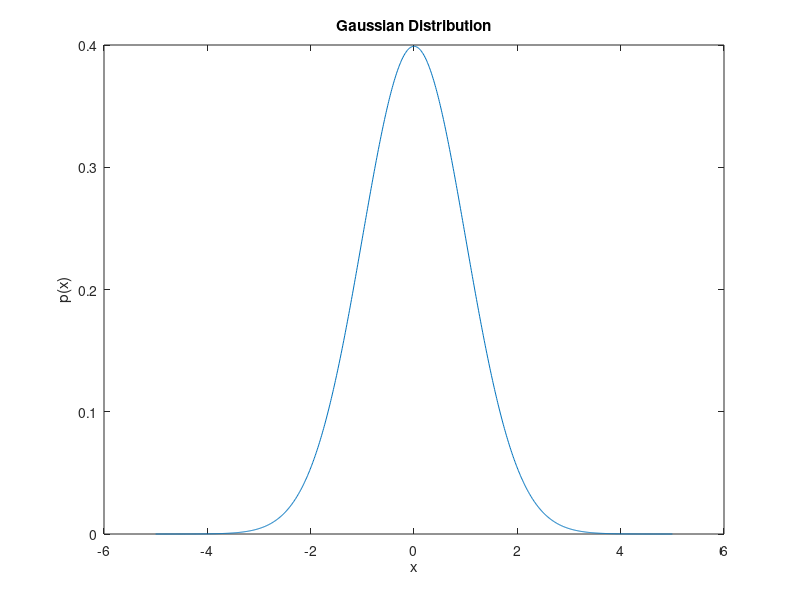
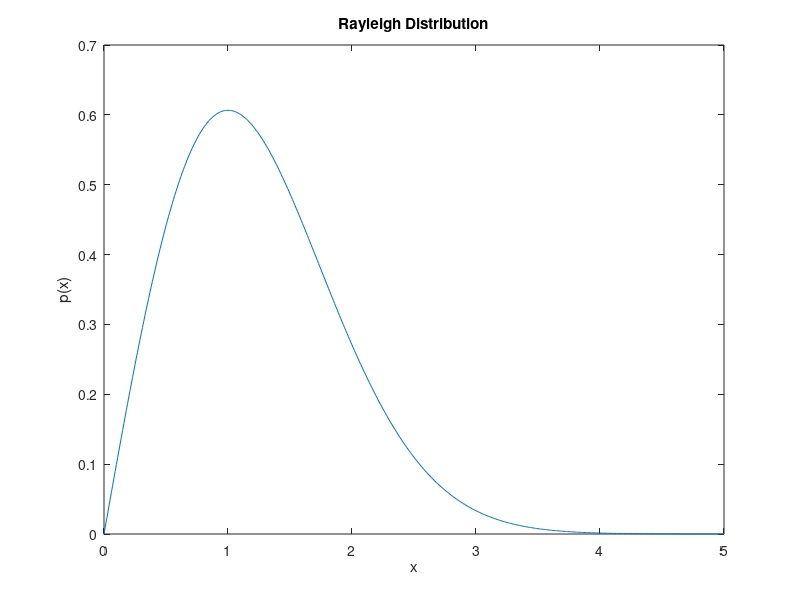
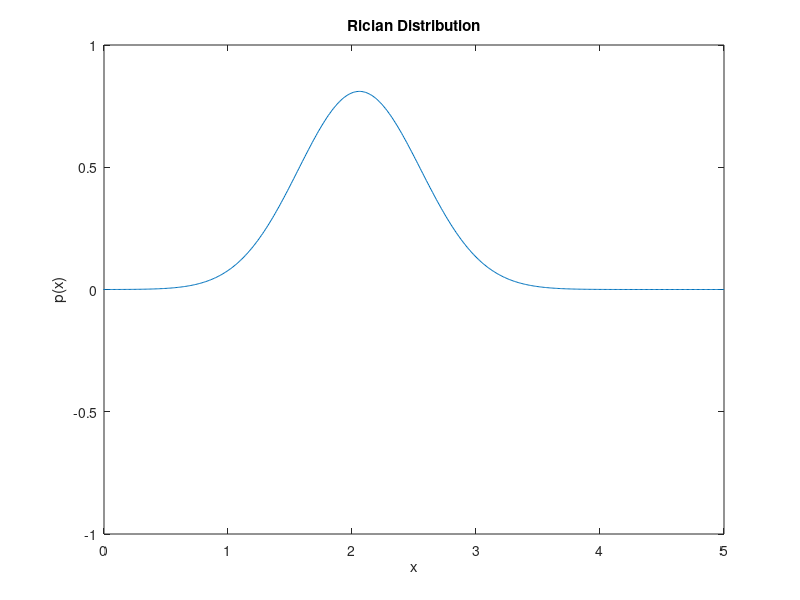
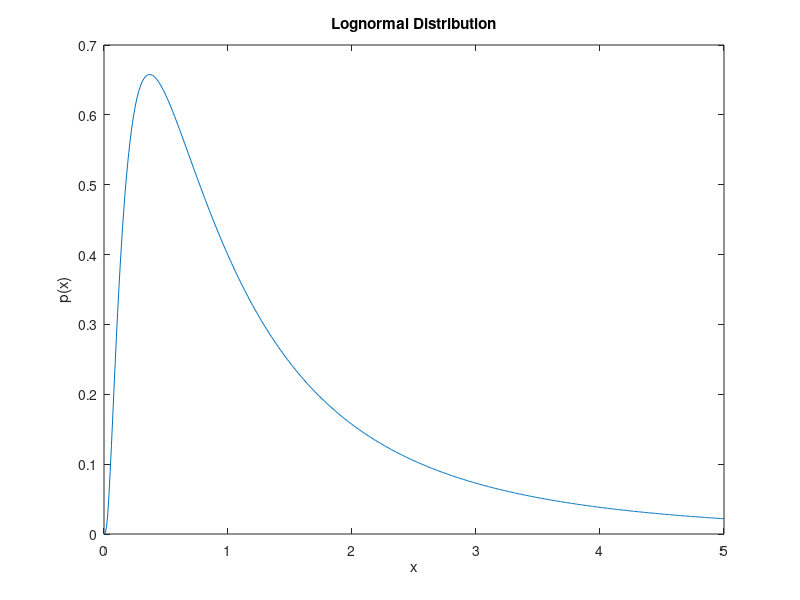

Recreate these plots in MATLAB, in order.
% Define parameters
mu = 0; % Mean for Gaussian and Rician
sigma = 1; % Standard deviation for Gaussian and Lognormal
sigma_Rician = 0.5; % Standard deviation for Rician noise
K = 2; % Rician K factor

% Define range of values for x-axis
x = -5:0.01:5;

% Plot Gaussian Distribution
y_gauss = normpdf(x, mu, sigma);
figure;
plot(x, y_gauss);
title('Gaussian Distribution');
xlabel('x');
ylabel('p(x)');

% Plot Rayleigh Distribution
y_rayleigh = raylpdf(x, sigma);
figure;
plot(x, y_rayleigh);
title('Rayleigh Distribution');
xlabel('x');
ylabel('p(x)');
xlim([0 5])

% Plot Rician Distribution
%(r^K * exp(-(r^2 + K^2)/(2*sigma_Rician^2))) / (2*sigma_Rician^2 * besselk(0,K^2/(2*sigma_Rician^2)));
y_rician = (x/sigma_Rician^2).*exp(-(x.^2+K^2)/(2*sigma_Rician^2)).*besseli(0,(x*K)/sigma_Rician^2);
  
figure;
plot(x, y_rician);
title('Rician Distribution')
xlabel('x')
ylabel('p(x)')
xlim([0 5])

% Plot Lognormal Distribution
y_lognormal = lognpdf(x, mu, sigma);
figure;
plot(x, y_lognormal)
title('Lognormal Distribution')
xlabel('x')
ylabel('p(x)')
xlim([0 5])